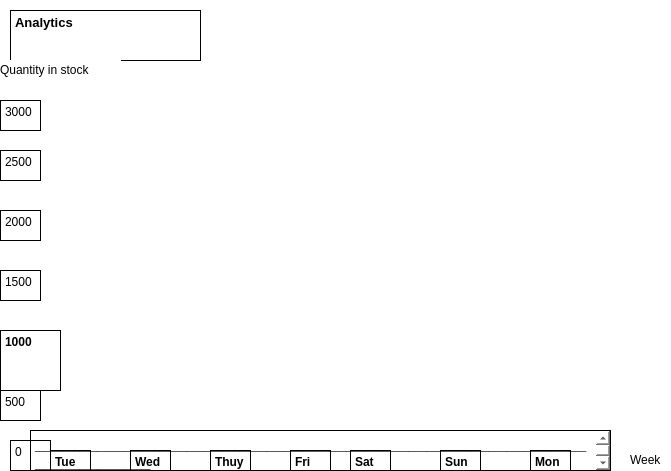
       <widget class="QFrame" name="frame_16">
        <property name="geometry">
         <rect>
          <x>580</x>
          <y>150</y>
          <width>671</width>
          <height>471</height>
         </rect>
        </property>
        <property name="autoFillBackground">
         <bool>false</bool>
        </property>
        <property name="styleSheet">
         <string notr="true">background-color: qlineargradient(spread:pad, x1:0, y1:0, x2:0.0717489, y2:0.125, stop:0 rgba(0, 170, 127, 108), stop:1 rgba(255, 255, 255, 255));
background-color: rgb(255, 255, 255);</string>
        </property>
        <property name="frameShape">
         <enum>QFrame::Shape::NoFrame</enum>
        </property>
        <widget class="QTextEdit" name="textEdit_57">
         <property name="geometry">
          <rect>
           <x>10</x>
           <y>10</y>
           <width>191</width>
           <height>51</height>
          </rect>
         </property>
         <property name="autoFillBackground">
          <bool>true</bool>
         </property>
         <property name="styleSheet">
          <string notr="true">color:black;
background-color: qlineargradient(spread:pad, x1:0, y1:0, x2:1, y2:1, stop:0 rgba(0, 0, 0, 0));</string>
         </property>
         <property name="html">
          <string>&lt;!DOCTYPE HTML PUBLIC &quot;-//W3C//DTD HTML 4.0//EN&quot; &quot;http://www.w3.org/TR/REC-html40/strict.dtd&quot;&gt;
&lt;html&gt;&lt;head&gt;&lt;meta name=&quot;qrichtext&quot; content=&quot;1&quot; /&gt;&lt;meta charset=&quot;utf-8&quot; /&gt;&lt;style type=&quot;text/css&quot;&gt;
p, li { white-space: pre-wrap; }
hr { height: 1px; border-width: 0; }
li.unchecked::marker { content: &quot;\2610&quot;; }
li.checked::marker { content: &quot;\2612&quot;; }
&lt;/style&gt;&lt;/head&gt;&lt;body style=&quot; font-family:'Segoe UI'; font-size:9pt; font-weight:400; font-style:normal;&quot;&gt;
&lt;p style=&quot; margin-top:0px; margin-bottom:0px; margin-left:0px; margin-right:0px; -qt-block-indent:0; text-indent:0px;&quot;&gt;&lt;span style=&quot; font-size:10pt; font-weight:700;&quot;&gt;Analytics&lt;/span&gt;&lt;/p&gt;&lt;/body&gt;&lt;/html&gt;</string>
         </property>
        </widget>
        <widget class="QTextEdit" name="textEdit_58">
         <property name="geometry">
          <rect>
           <x>30</x>
           <y>430</y>
           <width>581</width>
           <height>41</height>
          </rect>
         </property>
         <property name="autoFillBackground">
          <bool>true</bool>
         </property>
         <property name="styleSheet">
          <string notr="true">background-color: qlineargradient(spread:pad, x1:0, y1:0, x2:1, y2:1, stop:0 rgba(0, 0, 0, 0));</string>
         </property>
         <property name="html">
          <string>&lt;!DOCTYPE HTML PUBLIC &quot;-//W3C//DTD HTML 4.0//EN&quot; &quot;http://www.w3.org/TR/REC-html40/strict.dtd&quot;&gt;
&lt;html&gt;&lt;head&gt;&lt;meta name=&quot;qrichtext&quot; content=&quot;1&quot; /&gt;&lt;meta charset=&quot;utf-8&quot; /&gt;&lt;style type=&quot;text/css&quot;&gt;
p, li { white-space: pre-wrap; }
hr { height: 1px; border-width: 0; }
li.unchecked::marker { content: &quot;\2610&quot;; }
li.checked::marker { content: &quot;\2612&quot;; }
&lt;/style&gt;&lt;/head&gt;&lt;body style=&quot; font-family:'Segoe UI'; font-size:9pt; font-weight:400; font-style:normal;&quot;&gt;
&lt;p style=&quot; margin-top:0px; margin-bottom:0px; margin-left:0px; margin-right:0px; -qt-block-indent:0; text-indent:0px;&quot;&gt;&lt;span style=&quot; font-size:12pt; font-weight:700;&quot;&gt;___________________________________________________________________________&lt;/span&gt;&lt;/p&gt;&lt;/body&gt;&lt;/html&gt;</string>
         </property>
        </widget>
        <widget class="QTextEdit" name="textEdit_59">
         <property name="geometry">
          <rect>
           <x>0</x>
           <y>390</y>
           <width>41</width>
           <height>31</height>
          </rect>
         </property>
         <property name="autoFillBackground">
          <bool>true</bool>
         </property>
         <property name="styleSheet">
          <string notr="true">background-color: qlineargradient(spread:pad, x1:0, y1:0, x2:1, y2:1, stop:0 rgba(0, 0, 0, 0));</string>
         </property>
         <property name="html">
          <string>&lt;!DOCTYPE HTML PUBLIC &quot;-//W3C//DTD HTML 4.0//EN&quot; &quot;http://www.w3.org/TR/REC-html40/strict.dtd&quot;&gt;
&lt;html&gt;&lt;head&gt;&lt;meta name=&quot;qrichtext&quot; content=&quot;1&quot; /&gt;&lt;meta charset=&quot;utf-8&quot; /&gt;&lt;style type=&quot;text/css&quot;&gt;
p, li { white-space: pre-wrap; }
hr { height: 1px; border-width: 0; }
li.unchecked::marker { content: &quot;\2610&quot;; }
li.checked::marker { content: &quot;\2612&quot;; }
&lt;/style&gt;&lt;/head&gt;&lt;body style=&quot; font-family:'Segoe UI'; font-size:9pt; font-weight:400; font-style:normal;&quot;&gt;
&lt;p style=&quot; margin-top:0px; margin-bottom:0px; margin-left:0px; margin-right:0px; -qt-block-indent:0; text-indent:0px;&quot;&gt;500&lt;/p&gt;&lt;/body&gt;&lt;/html&gt;</string>
         </property>
        </widget>
        <widget class="QTextEdit" name="textEdit_60">
         <property name="geometry">
          <rect>
           <x>50</x>
           <y>450</y>
           <width>41</width>
           <height>31</height>
          </rect>
         </property>
         <property name="autoFillBackground">
          <bool>true</bool>
         </property>
         <property name="styleSheet">
          <string notr="true">background-color: qlineargradient(spread:pad, x1:0, y1:0, x2:1, y2:1, stop:0 rgba(0, 0, 0, 0));
color:black;</string>
         </property>
         <property name="html">
          <string>&lt;!DOCTYPE HTML PUBLIC &quot;-//W3C//DTD HTML 4.0//EN&quot; &quot;http://www.w3.org/TR/REC-html40/strict.dtd&quot;&gt;
&lt;html&gt;&lt;head&gt;&lt;meta name=&quot;qrichtext&quot; content=&quot;1&quot; /&gt;&lt;meta charset=&quot;utf-8&quot; /&gt;&lt;style type=&quot;text/css&quot;&gt;
p, li { white-space: pre-wrap; }
hr { height: 1px; border-width: 0; }
li.unchecked::marker { content: &quot;\2610&quot;; }
li.checked::marker { content: &quot;\2612&quot;; }
&lt;/style&gt;&lt;/head&gt;&lt;body style=&quot; font-family:'Segoe UI'; font-size:9pt; font-weight:400; font-style:normal;&quot;&gt;
&lt;p style=&quot; margin-top:0px; margin-bottom:0px; margin-left:0px; margin-right:0px; -qt-block-indent:0; text-indent:0px;&quot;&gt;&lt;span style=&quot; font-weight:700;&quot;&gt;Tue&lt;/span&gt;&lt;/p&gt;&lt;/body&gt;&lt;/html&gt;</string>
         </property>
        </widget>
        <widget class="QTextEdit" name="textEdit_61">
         <property name="geometry">
          <rect>
           <x>0</x>
           <y>100</y>
           <width>41</width>
           <height>31</height>
          </rect>
         </property>
         <property name="autoFillBackground">
          <bool>true</bool>
         </property>
         <property name="styleSheet">
          <string notr="true">background-color: qlineargradient(spread:pad, x1:0, y1:0, x2:1, y2:1, stop:0 rgba(0, 0, 0, 0));</string>
         </property>
         <property name="html">
          <string>&lt;!DOCTYPE HTML PUBLIC &quot;-//W3C//DTD HTML 4.0//EN&quot; &quot;http://www.w3.org/TR/REC-html40/strict.dtd&quot;&gt;
&lt;html&gt;&lt;head&gt;&lt;meta name=&quot;qrichtext&quot; content=&quot;1&quot; /&gt;&lt;meta charset=&quot;utf-8&quot; /&gt;&lt;style type=&quot;text/css&quot;&gt;
p, li { white-space: pre-wrap; }
hr { height: 1px; border-width: 0; }
li.unchecked::marker { content: &quot;\2610&quot;; }
li.checked::marker { content: &quot;\2612&quot;; }
&lt;/style&gt;&lt;/head&gt;&lt;body style=&quot; font-family:'Segoe UI'; font-size:9pt; font-weight:400; font-style:normal;&quot;&gt;
&lt;p style=&quot; margin-top:0px; margin-bottom:0px; margin-left:0px; margin-right:0px; -qt-block-indent:0; text-indent:0px;&quot;&gt;3000&lt;/p&gt;&lt;/body&gt;&lt;/html&gt;</string>
         </property>
        </widget>
        <widget class="QTextEdit" name="textEdit_62">
         <property name="geometry">
          <rect>
           <x>0</x>
           <y>150</y>
           <width>41</width>
           <height>31</height>
          </rect>
         </property>
         <property name="autoFillBackground">
          <bool>true</bool>
         </property>
         <property name="styleSheet">
          <string notr="true">background-color: qlineargradient(spread:pad, x1:0, y1:0, x2:1, y2:1, stop:0 rgba(0, 0, 0, 0));</string>
         </property>
         <property name="html">
          <string>&lt;!DOCTYPE HTML PUBLIC &quot;-//W3C//DTD HTML 4.0//EN&quot; &quot;http://www.w3.org/TR/REC-html40/strict.dtd&quot;&gt;
&lt;html&gt;&lt;head&gt;&lt;meta name=&quot;qrichtext&quot; content=&quot;1&quot; /&gt;&lt;meta charset=&quot;utf-8&quot; /&gt;&lt;style type=&quot;text/css&quot;&gt;
p, li { white-space: pre-wrap; }
hr { height: 1px; border-width: 0; }
li.unchecked::marker { content: &quot;\2610&quot;; }
li.checked::marker { content: &quot;\2612&quot;; }
&lt;/style&gt;&lt;/head&gt;&lt;body style=&quot; font-family:'Segoe UI'; font-size:9pt; font-weight:400; font-style:normal;&quot;&gt;
&lt;p style=&quot; margin-top:0px; margin-bottom:0px; margin-left:0px; margin-right:0px; -qt-block-indent:0; text-indent:0px;&quot;&gt;2500&lt;/p&gt;&lt;/body&gt;&lt;/html&gt;</string>
         </property>
        </widget>
        <widget class="QTextEdit" name="textEdit_63">
         <property name="geometry">
          <rect>
           <x>0</x>
           <y>210</y>
           <width>41</width>
           <height>31</height>
          </rect>
         </property>
         <property name="autoFillBackground">
          <bool>true</bool>
         </property>
         <property name="styleSheet">
          <string notr="true">background-color: qlineargradient(spread:pad, x1:0, y1:0, x2:1, y2:1, stop:0 rgba(0, 0, 0, 0));</string>
         </property>
         <property name="html">
          <string>&lt;!DOCTYPE HTML PUBLIC &quot;-//W3C//DTD HTML 4.0//EN&quot; &quot;http://www.w3.org/TR/REC-html40/strict.dtd&quot;&gt;
&lt;html&gt;&lt;head&gt;&lt;meta name=&quot;qrichtext&quot; content=&quot;1&quot; /&gt;&lt;meta charset=&quot;utf-8&quot; /&gt;&lt;style type=&quot;text/css&quot;&gt;
p, li { white-space: pre-wrap; }
hr { height: 1px; border-width: 0; }
li.unchecked::marker { content: &quot;\2610&quot;; }
li.checked::marker { content: &quot;\2612&quot;; }
&lt;/style&gt;&lt;/head&gt;&lt;body style=&quot; font-family:'Segoe UI'; font-size:9pt; font-weight:400; font-style:normal;&quot;&gt;
&lt;p style=&quot; margin-top:0px; margin-bottom:0px; margin-left:0px; margin-right:0px; -qt-block-indent:0; text-indent:0px;&quot;&gt;2000&lt;/p&gt;&lt;/body&gt;&lt;/html&gt;</string>
         </property>
        </widget>
        <widget class="QTextEdit" name="textEdit_64">
         <property name="geometry">
          <rect>
           <x>0</x>
           <y>270</y>
           <width>41</width>
           <height>31</height>
          </rect>
         </property>
         <property name="autoFillBackground">
          <bool>true</bool>
         </property>
         <property name="styleSheet">
          <string notr="true">background-color: qlineargradient(spread:pad, x1:0, y1:0, x2:1, y2:1, stop:0 rgba(0, 0, 0, 0));</string>
         </property>
         <property name="html">
          <string>&lt;!DOCTYPE HTML PUBLIC &quot;-//W3C//DTD HTML 4.0//EN&quot; &quot;http://www.w3.org/TR/REC-html40/strict.dtd&quot;&gt;
&lt;html&gt;&lt;head&gt;&lt;meta name=&quot;qrichtext&quot; content=&quot;1&quot; /&gt;&lt;meta charset=&quot;utf-8&quot; /&gt;&lt;style type=&quot;text/css&quot;&gt;
p, li { white-space: pre-wrap; }
hr { height: 1px; border-width: 0; }
li.unchecked::marker { content: &quot;\2610&quot;; }
li.checked::marker { content: &quot;\2612&quot;; }
&lt;/style&gt;&lt;/head&gt;&lt;body style=&quot; font-family:'Segoe UI'; font-size:9pt; font-weight:400; font-style:normal;&quot;&gt;
&lt;p style=&quot; margin-top:0px; margin-bottom:0px; margin-left:0px; margin-right:0px; -qt-block-indent:0; text-indent:0px;&quot;&gt;1500&lt;/p&gt;&lt;/body&gt;&lt;/html&gt;</string>
         </property>
        </widget>
        <widget class="QTextEdit" name="textEdit_65">
         <property name="geometry">
          <rect>
           <x>0</x>
           <y>330</y>
           <width>61</width>
           <height>61</height>
          </rect>
         </property>
         <property name="autoFillBackground">
          <bool>true</bool>
         </property>
         <property name="styleSheet">
          <string notr="true">background-color: qlineargradient(spread:pad, x1:0, y1:0, x2:1, y2:1, stop:0 rgba(0, 0, 0, 0));</string>
         </property>
         <property name="html">
          <string>&lt;!DOCTYPE HTML PUBLIC &quot;-//W3C//DTD HTML 4.0//EN&quot; &quot;http://www.w3.org/TR/REC-html40/strict.dtd&quot;&gt;
&lt;html&gt;&lt;head&gt;&lt;meta name=&quot;qrichtext&quot; content=&quot;1&quot; /&gt;&lt;meta charset=&quot;utf-8&quot; /&gt;&lt;style type=&quot;text/css&quot;&gt;
p, li { white-space: pre-wrap; }
hr { height: 1px; border-width: 0; }
li.unchecked::marker { content: &quot;\2610&quot;; }
li.checked::marker { content: &quot;\2612&quot;; }
&lt;/style&gt;&lt;/head&gt;&lt;body style=&quot; font-family:'Segoe UI'; font-size:9pt; font-weight:400; font-style:normal;&quot;&gt;
&lt;p style=&quot; margin-top:0px; margin-bottom:0px; margin-left:0px; margin-right:0px; -qt-block-indent:0; text-indent:0px;&quot;&gt;&lt;span style=&quot; font-weight:700;&quot;&gt;1000&lt;/span&gt;&lt;/p&gt;&lt;/body&gt;&lt;/html&gt;</string>
         </property>
        </widget>
        <widget class="QTextEdit" name="textEdit_66">
         <property name="geometry">
          <rect>
           <x>530</x>
           <y>450</y>
           <width>41</width>
           <height>31</height>
          </rect>
         </property>
         <property name="autoFillBackground">
          <bool>true</bool>
         </property>
         <property name="styleSheet">
          <string notr="true">background-color: qlineargradient(spread:pad, x1:0, y1:0, x2:1, y2:1, stop:0 rgba(0, 0, 0, 0));
color:black;</string>
         </property>
         <property name="html">
          <string>&lt;!DOCTYPE HTML PUBLIC &quot;-//W3C//DTD HTML 4.0//EN&quot; &quot;http://www.w3.org/TR/REC-html40/strict.dtd&quot;&gt;
&lt;html&gt;&lt;head&gt;&lt;meta name=&quot;qrichtext&quot; content=&quot;1&quot; /&gt;&lt;meta charset=&quot;utf-8&quot; /&gt;&lt;style type=&quot;text/css&quot;&gt;
p, li { white-space: pre-wrap; }
hr { height: 1px; border-width: 0; }
li.unchecked::marker { content: &quot;\2610&quot;; }
li.checked::marker { content: &quot;\2612&quot;; }
&lt;/style&gt;&lt;/head&gt;&lt;body style=&quot; font-family:'Segoe UI'; font-size:9pt; font-weight:400; font-style:normal;&quot;&gt;
&lt;p style=&quot; margin-top:0px; margin-bottom:0px; margin-left:0px; margin-right:0px; -qt-block-indent:0; text-indent:0px;&quot;&gt;&lt;span style=&quot; font-weight:700;&quot;&gt;Mon&lt;/span&gt;&lt;/p&gt;&lt;/body&gt;&lt;/html&gt;</string>
         </property>
        </widget>
        <widget class="QTextEdit" name="textEdit_67">
         <property name="geometry">
          <rect>
           <x>440</x>
           <y>450</y>
           <width>41</width>
           <height>31</height>
          </rect>
         </property>
         <property name="autoFillBackground">
          <bool>true</bool>
         </property>
         <property name="styleSheet">
          <string notr="true">background-color: qlineargradient(spread:pad, x1:0, y1:0, x2:1, y2:1, stop:0 rgba(0, 0, 0, 0));
color:black;</string>
         </property>
         <property name="html">
          <string>&lt;!DOCTYPE HTML PUBLIC &quot;-//W3C//DTD HTML 4.0//EN&quot; &quot;http://www.w3.org/TR/REC-html40/strict.dtd&quot;&gt;
&lt;html&gt;&lt;head&gt;&lt;meta name=&quot;qrichtext&quot; content=&quot;1&quot; /&gt;&lt;meta charset=&quot;utf-8&quot; /&gt;&lt;style type=&quot;text/css&quot;&gt;
p, li { white-space: pre-wrap; }
hr { height: 1px; border-width: 0; }
li.unchecked::marker { content: &quot;\2610&quot;; }
li.checked::marker { content: &quot;\2612&quot;; }
&lt;/style&gt;&lt;/head&gt;&lt;body style=&quot; font-family:'Segoe UI'; font-size:9pt; font-weight:400; font-style:normal;&quot;&gt;
&lt;p style=&quot; margin-top:0px; margin-bottom:0px; margin-left:0px; margin-right:0px; -qt-block-indent:0; text-indent:0px;&quot;&gt;&lt;span style=&quot; font-weight:700;&quot;&gt;Sun&lt;/span&gt;&lt;/p&gt;&lt;/body&gt;&lt;/html&gt;</string>
         </property>
        </widget>
        <widget class="QTextEdit" name="textEdit_68">
         <property name="geometry">
          <rect>
           <x>350</x>
           <y>450</y>
           <width>41</width>
           <height>31</height>
          </rect>
         </property>
         <property name="autoFillBackground">
          <bool>true</bool>
         </property>
         <property name="styleSheet">
          <string notr="true">background-color: qlineargradient(spread:pad, x1:0, y1:0, x2:1, y2:1, stop:0 rgba(0, 0, 0, 0));
color:black;</string>
         </property>
         <property name="html">
          <string>&lt;!DOCTYPE HTML PUBLIC &quot;-//W3C//DTD HTML 4.0//EN&quot; &quot;http://www.w3.org/TR/REC-html40/strict.dtd&quot;&gt;
&lt;html&gt;&lt;head&gt;&lt;meta name=&quot;qrichtext&quot; content=&quot;1&quot; /&gt;&lt;meta charset=&quot;utf-8&quot; /&gt;&lt;style type=&quot;text/css&quot;&gt;
p, li { white-space: pre-wrap; }
hr { height: 1px; border-width: 0; }
li.unchecked::marker { content: &quot;\2610&quot;; }
li.checked::marker { content: &quot;\2612&quot;; }
&lt;/style&gt;&lt;/head&gt;&lt;body style=&quot; font-family:'Segoe UI'; font-size:9pt; font-weight:400; font-style:normal;&quot;&gt;
&lt;p style=&quot; margin-top:0px; margin-bottom:0px; margin-left:0px; margin-right:0px; -qt-block-indent:0; text-indent:0px;&quot;&gt;&lt;span style=&quot; font-weight:700;&quot;&gt;Sat&lt;/span&gt;&lt;/p&gt;&lt;/body&gt;&lt;/html&gt;</string>
         </property>
        </widget>
        <widget class="QTextEdit" name="textEdit_69">
         <property name="geometry">
          <rect>
           <x>290</x>
           <y>450</y>
           <width>41</width>
           <height>31</height>
          </rect>
         </property>
         <property name="autoFillBackground">
          <bool>true</bool>
         </property>
         <property name="styleSheet">
          <string notr="true">background-color: qlineargradient(spread:pad, x1:0, y1:0, x2:1, y2:1, stop:0 rgba(0, 0, 0, 0));
color:black;</string>
         </property>
         <property name="html">
          <string>&lt;!DOCTYPE HTML PUBLIC &quot;-//W3C//DTD HTML 4.0//EN&quot; &quot;http://www.w3.org/TR/REC-html40/strict.dtd&quot;&gt;
&lt;html&gt;&lt;head&gt;&lt;meta name=&quot;qrichtext&quot; content=&quot;1&quot; /&gt;&lt;meta charset=&quot;utf-8&quot; /&gt;&lt;style type=&quot;text/css&quot;&gt;
p, li { white-space: pre-wrap; }
hr { height: 1px; border-width: 0; }
li.unchecked::marker { content: &quot;\2610&quot;; }
li.checked::marker { content: &quot;\2612&quot;; }
&lt;/style&gt;&lt;/head&gt;&lt;body style=&quot; font-family:'Segoe UI'; font-size:9pt; font-weight:400; font-style:normal;&quot;&gt;
&lt;p style=&quot; margin-top:0px; margin-bottom:0px; margin-left:0px; margin-right:0px; -qt-block-indent:0; text-indent:0px;&quot;&gt;&lt;span style=&quot; font-weight:700;&quot;&gt;Fri&lt;/span&gt;&lt;/p&gt;&lt;/body&gt;&lt;/html&gt;</string>
         </property>
        </widget>
        <widget class="QTextEdit" name="textEdit_70">
         <property name="geometry">
          <rect>
           <x>210</x>
           <y>450</y>
           <width>41</width>
           <height>31</height>
          </rect>
         </property>
         <property name="autoFillBackground">
          <bool>true</bool>
         </property>
         <property name="styleSheet">
          <string notr="true">background-color: qlineargradient(spread:pad, x1:0, y1:0, x2:1, y2:1, stop:0 rgba(0, 0, 0, 0));
color:black;</string>
         </property>
         <property name="html">
          <string>&lt;!DOCTYPE HTML PUBLIC &quot;-//W3C//DTD HTML 4.0//EN&quot; &quot;http://www.w3.org/TR/REC-html40/strict.dtd&quot;&gt;
&lt;html&gt;&lt;head&gt;&lt;meta name=&quot;qrichtext&quot; content=&quot;1&quot; /&gt;&lt;meta charset=&quot;utf-8&quot; /&gt;&lt;style type=&quot;text/css&quot;&gt;
p, li { white-space: pre-wrap; }
hr { height: 1px; border-width: 0; }
li.unchecked::marker { content: &quot;\2610&quot;; }
li.checked::marker { content: &quot;\2612&quot;; }
&lt;/style&gt;&lt;/head&gt;&lt;body style=&quot; font-family:'Segoe UI'; font-size:9pt; font-weight:400; font-style:normal;&quot;&gt;
&lt;p style=&quot; margin-top:0px; margin-bottom:0px; margin-left:0px; margin-right:0px; -qt-block-indent:0; text-indent:0px;&quot;&gt;&lt;span style=&quot; font-weight:700;&quot;&gt;Thuy&lt;/span&gt;&lt;/p&gt;&lt;/body&gt;&lt;/html&gt;</string>
         </property>
        </widget>
        <widget class="QTextEdit" name="textEdit_71">
         <property name="geometry">
          <rect>
           <x>130</x>
           <y>450</y>
           <width>41</width>
           <height>31</height>
          </rect>
         </property>
         <property name="autoFillBackground">
          <bool>true</bool>
         </property>
         <property name="styleSheet">
          <string notr="true">background-color: qlineargradient(spread:pad, x1:0, y1:0, x2:1, y2:1, stop:0 rgba(0, 0, 0, 0));
color:black;</string>
         </property>
         <property name="html">
          <string>&lt;!DOCTYPE HTML PUBLIC &quot;-//W3C//DTD HTML 4.0//EN&quot; &quot;http://www.w3.org/TR/REC-html40/strict.dtd&quot;&gt;
&lt;html&gt;&lt;head&gt;&lt;meta name=&quot;qrichtext&quot; content=&quot;1&quot; /&gt;&lt;meta charset=&quot;utf-8&quot; /&gt;&lt;style type=&quot;text/css&quot;&gt;
p, li { white-space: pre-wrap; }
hr { height: 1px; border-width: 0; }
li.unchecked::marker { content: &quot;\2610&quot;; }
li.checked::marker { content: &quot;\2612&quot;; }
&lt;/style&gt;&lt;/head&gt;&lt;body style=&quot; font-family:'Segoe UI'; font-size:9pt; font-weight:400; font-style:normal;&quot;&gt;
&lt;p style=&quot; margin-top:0px; margin-bottom:0px; margin-left:0px; margin-right:0px; -qt-block-indent:0; text-indent:0px;&quot;&gt;&lt;span style=&quot; font-weight:700;&quot;&gt;Wed&lt;/span&gt;&lt;/p&gt;&lt;/body&gt;&lt;/html&gt;</string>
         </property>
        </widget>
        <widget class="QLabel" name="label">
         <property name="geometry">
          <rect>
           <x>80</x>
           <y>10</y>
           <width>41</width>
           <height>21</height>
          </rect>
         </property>
         <property name="autoFillBackground">
          <bool>false</bool>
         </property>
         <property name="styleSheet">
          <string notr="true">background-color: qlineargradient(spread:pad, x1:0, y1:0, x2:1, y2:1, stop:0 rgba(0, 0, 0, 0));</string>
         </property>
         <property name="text">
          <string/>
         </property>
         <property name="pixmap">
          <pixmap>../../../../Downloads/statistical-graphic.png</pixmap>
         </property>
         <property name="scaledContents">
          <bool>true</bool>
         </property>
        </widget>
        <widget class="QLabel" name="label_4">
         <property name="geometry">
          <rect>
           <x>630</x>
           <y>450</y>
           <width>41</width>
           <height>21</height>
          </rect>
         </property>
         <property name="autoFillBackground">
          <bool>false</bool>
         </property>
         <property name="text">
          <string>Week</string>
         </property>
         <property name="textFormat">
          <enum>Qt::TextFormat::RichText</enum>
         </property>
        </widget>
        <widget class="QLabel" name="label_5">
         <property name="geometry">
          <rect>
           <x>0</x>
           <y>60</y>
           <width>121</width>
           <height>20</height>
          </rect>
         </property>
         <property name="autoFillBackground">
          <bool>false</bool>
         </property>
         <property name="text">
          <string>Quantity in stock </string>
         </property>
        </widget>
        <widget class="QTextEdit" name="textEdit_72">
         <property name="geometry">
          <rect>
           <x>10</x>
           <y>440</y>
           <width>41</width>
           <height>31</height>
          </rect>
         </property>
         <property name="autoFillBackground">
          <bool>true</bool>
         </property>
         <property name="styleSheet">
          <string notr="true">background-color: qlineargradient(spread:pad, x1:0, y1:0, x2:1, y2:1, stop:0 rgba(0, 0, 0, 0));</string>
         </property>
         <property name="html">
          <string>&lt;!DOCTYPE HTML PUBLIC &quot;-//W3C//DTD HTML 4.0//EN&quot; &quot;http://www.w3.org/TR/REC-html40/strict.dtd&quot;&gt;
&lt;html&gt;&lt;head&gt;&lt;meta name=&quot;qrichtext&quot; content=&quot;1&quot; /&gt;&lt;meta charset=&quot;utf-8&quot; /&gt;&lt;style type=&quot;text/css&quot;&gt;
p, li { white-space: pre-wrap; }
hr { height: 1px; border-width: 0; }
li.unchecked::marker { content: &quot;\2610&quot;; }
li.checked::marker { content: &quot;\2612&quot;; }
&lt;/style&gt;&lt;/head&gt;&lt;body style=&quot; font-family:'Segoe UI'; font-size:9pt; font-weight:400; font-style:normal;&quot;&gt;
&lt;p style=&quot; margin-top:0px; margin-bottom:0px; margin-left:0px; margin-right:0px; -qt-block-indent:0; text-indent:0px;&quot;&gt;0&lt;/p&gt;&lt;/body&gt;&lt;/html&gt;</string>
         </property>
        </widget>
       </widget>
